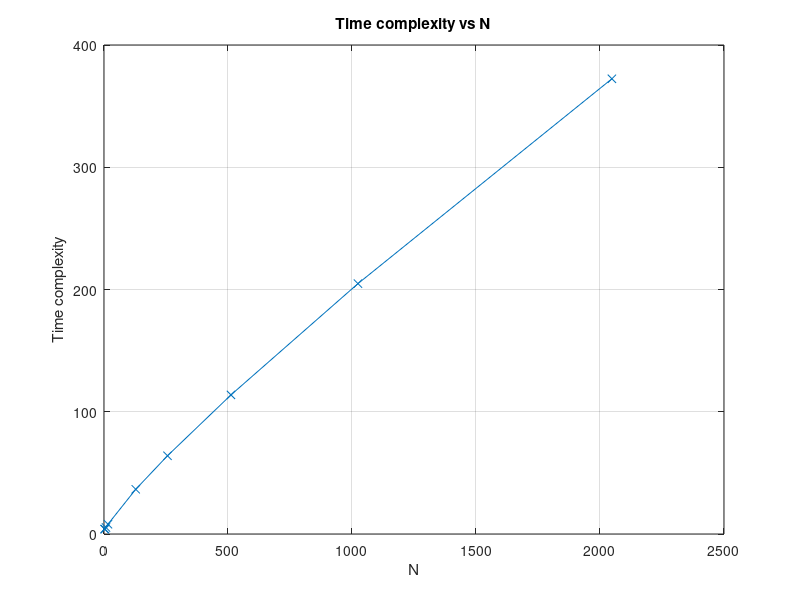

Write MATLAB code to recreate this figure.
%Task 1: Manual DFT Computation for N = 2
clc;
clear all;
close all;
x = [1, 2];
L = 2;
N = L;
X = zeros(1, N);
for k = 0:N-1
X(k+1) = 0;
for n = 0:N-1
X(k+1) = X(k+1) + x(n+1) * exp((-1j * 2 * pi / N) * n * k);
end
end
X_builtin1 = fft(x, 2);
disp('Manual FFT:');
disp(X);
disp('Built-in FFT:');
disp(X_builtin1);
disp('Difference:');
disp(X - X_builtin1);

% Task 2: Manual DFT Computation for N = 1024 and Comparison
clc;
clear all;
close all;
x = rand(1, 1024);
N = length(x);
X_manual = zeros(1, N);
for k = 0:N-1
X_manual(k+1) = 0;
for n = 0:N-1
X_manual(k+1) = X_manual(k+1) + ...
x(n+1) * exp((-1j * 2 * pi / N) * n * k);
end
end
X_builtin = fft(x);
disp(['Signal length: ', num2str(N)]);
disp('First 5 points of Manual FFT:');
disp(X_manual(1:5));
disp('First 5 points of Built-in FFT:');
disp(X_builtin(1:5));


%Task 3: Radix-2 FFT Implementation for N = 8
clc;
clear all;
close all;
x = [0,1,2,3,4,5,6,7];
L=length(x);
N=8;
if L==N
x1=x;
else
x1=[x, zeros(1, N-L)];
end
n=1:N;
bit=bitrevorder(n);
x=x1(bit);
level=log2(N);
X=x;
for i=1:level
m=2^i;
m2=m/2;
W_n=exp(-1j*2*pi/m);
for k=1:m:N
for j=0:m2-1
F1=X(k+j);
F2=(W_n^j) * X(k+j+m2);
X(k+j)=F1+F2;
X(k+j+m2)=F1-F2;
end
end
end
disp('Manual FFT:');
disp(X);
X_builtin1 = fft(x1, 8);
disp('Built-in FFT:');
disp(X_builtin1);

%Task 4: Complexity Comparison Between DFT and FFT
close all;
clear all;
clc;
N = [2 4 8 16 128 256 512 1024 2048];
for i=1:length(N)
speed(i) = N(i)^2/((N(i)/2)*log2(N(i)));
end
plot(N,speed,"-x");
grid on;
title("Time complexity vs N");
xlabel("N");
ylabel("Time complexity");

%Task 5: Radix-2 FFT Implementation for N = 4
clc;
clear all;
close all;
x = [0,1,2,3,4,5,6,7];
L=length(x);
N=4; % Changed from 8 to 4
if L==N
x1=x;
else
x1=[x, zeros(1, N-L)];
end
n=1:N;
bit=bitrevorder(n);
x=x1(bit);
level=log2(N);
X=x;
for i=1:level
m=2^i;
m2=m/2;
W_n=exp(-1j*2*pi/m);
for k=1:m:N
for j=0:m2-1
F1=X(k+j);
F2=(W_n^j) * X(k+j+m2);
X(k+j)=F1+F2;
X(k+j+m2)=F1-F2;
end
end
end
disp('Manual FFT:');
disp(X);
X_builtin1 = fft(x1, 4); % Changed from 8 to 4
disp('Built-in FFT:');
disp(X_builtin1);
